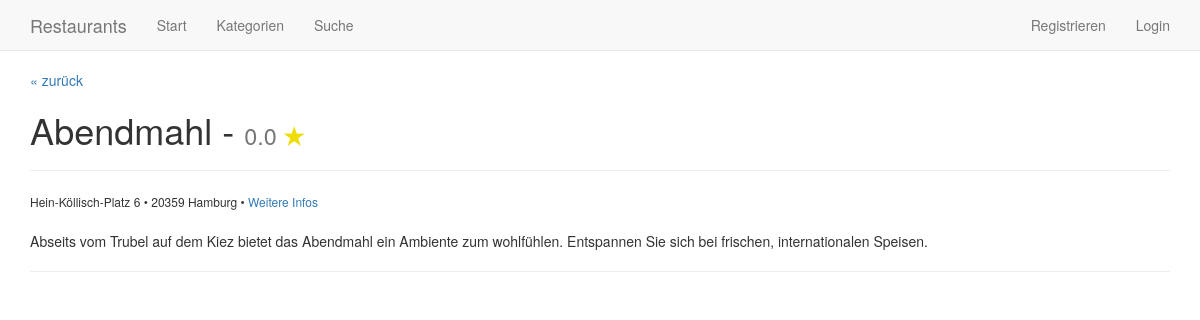
Page /detail/1 on the earlier database version.
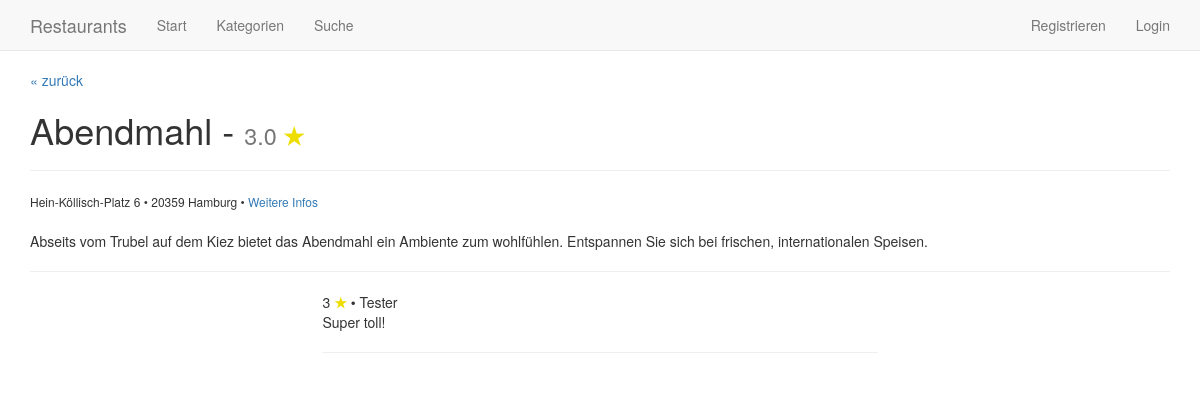
Same page on the later database version.
### tables this page shows
CREATE TABLE rating (
	id INTEGER PRIMARY KEY,
	restaurant_id INTEGER,
	user_id INTEGER,
	rating INTEGER,
	text TEXT
);

CREATE TABLE user (
	id INTEGER PRIMARY KEY,
	name TEXT,
	email TEXT,
	password TEXT
);

### application.py (the view)
@app.route('/detail/<int:restaurant_id>')
def detail(restaurant_id): # Details zu einem Restaurant anzeigen
	restaurant = query_db('SELECT *, COALESCE(ROUND(AVG(rating), 1), 0.0) as avg_rating FROM restaurant LEFT JOIN rating ON restaurant.id = rating.restaurant_id WHERE restaurant.id = ?', (restaurant_id,), True)
	ratings = query_db('SELECT * FROM rating JOIN user ON rating.user_id = user.id WHERE restaurant_id = ?', (restaurant_id,))
	return render_template('detail.html', restaurant=restaurant, ratings=ratings, session_user=get_user(session.get('user_id')))

### application.py (called while the page is built)
def get_db():
	db = getattr(g, '_database', None)
	if db is None:
		db = g._database = sqlite3.connect(DATABASE)
	db.row_factory = sqlite3.Row
	return db

@app.teardown_appcontext
def close_connection(exception):
	db = getattr(g, '_database', None)
	if db is not None:
		db.close()

def query_db(query, args=(), one=False):
	cur = get_db().execute(query, args)
	rv = cur.fetchall()
	cur.close()
	return (rv[0] if rv else None) if one else rv

def get_user(user_id): # Einen User anhand seiner ID aus der Datenbank holen
	if user_id != None:
		user = query_db('SELECT * FROM user WHERE id = ?', (user_id,), True)
	else:
		user = None
	return user

### templates/detail.html (shortened to what this page needs)
{% extends "layout.html" %}
{% block navigation %}{{ super( ) }}{% endblock %}
{% block content %}
	<p><a href="#" onClick="window.history.back();">&laquo; zurück</a></p>
	<h1>{{ restaurant['name'] }} - <small>{{ restaurant['avg_rating'] }} <span style="color: #ED0;"><strong>&#9733;</strong></span></small></h1>
	<hr>
	<span style="font-size: 12px;">
		{{ restaurant['street'] }} &bull; {{ restaurant['zip'] }} {{ restaurant['city'] }} &bull;
		<a target="_blank" href="{{ restaurant['url'] }}">Weitere Infos</a><br><br>
	</span>
	<p>{{ restaurant['description'] }}</p>
	<hr>
	<div class="row">
		<div class="col-sm-offset-3 col-sm-6">
			{% for rating in ratings %}
				{{ rating['rating'] }} <span style="color: #ED0;"><strong>&#9733;</strong></span> &bull; {{ rating['name'] }}<br>{{ rating['text'] }}
				<hr>
			{%endfor%}
		</div>
	</div>
	</div>
{% endblock %}

Differences in the rows shown:
now on this page (row edited): rating: rating "3", name "Tester", text "Super toll!"
Other differences:
{{ restaurant['avg_rating'] }}: "0.0" → "3.0"
